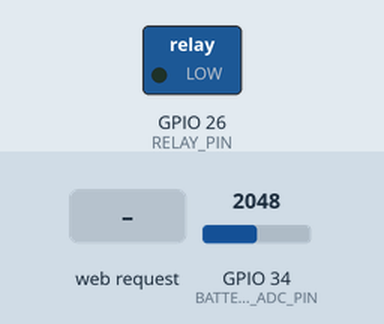
Simulated run of this sketch. Board: ESP32. On the bench: switched loads named in the sketch (green lamp = pin HIGH). The inputs (shaded band) are chosen by the test bench; at power-on: GPIO 34 (BATTERY_ADC_PIN) = 2048. WiFi joins after 1.5 s; servers stay silent unless stated; uploads are accepted with an empty reply; what the sketch prints to the serial monitor is not drawn.

Above: at 3.2 s.
3.3 s: HTTP request GET /on received
At 3.7 s:
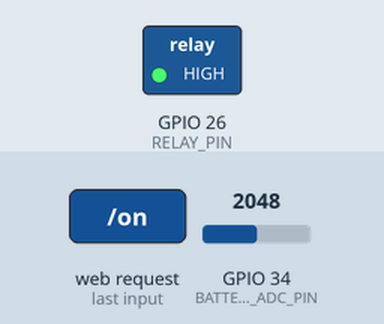
4.8 s: HTTP request GET /off received
At 6.1 s:
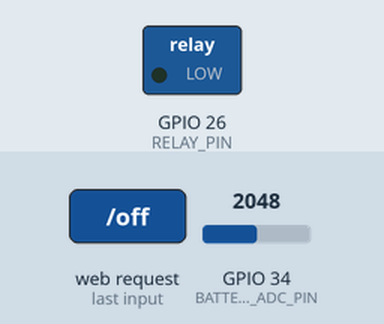
Timing chart, 0 to 7.8 s (numbered marks = the images above; inputs shaded):
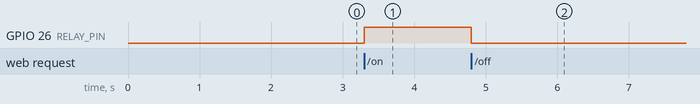

Measured:
- after the input at 3.3 s, GPIO 26 (RELAY_PIN): LOW → HIGH at once
- after the input at 4.8 s, GPIO 26 (RELAY_PIN): HIGH → LOW at once

The sketch:

esp32_relay_control.ino
```cpp
/*
  Smart EV Remote Charging & Auto Cut-Off System
  ESP32 Firmware Code (Arduino IDE)

  Description:
  - Connects to 2.4GHz Wi-Fi network.
  - Starts an HTTP REST API server on Port 80.
  - Handles /on and /off commands from Flask backend to drive Relay GPIO pin (GPIO 26).
  - Samples Li-ion battery terminal voltage via Voltage Divider on Analog Pin (GPIO 34 ADC).
  - Periodically transmits live battery voltage telemetry to Flask backend (/update_battery).
  - Returns current relay & hardware state via /status endpoint.
*/

#include <WiFi.h>
#include <WebServer.h>
#include <HTTPClient.h>

// ==============================================================================
// CONFIGURATION - WI-FI NETWORK CREDENTIALS & BACKEND TELEMETRY
// ==============================================================================
const char* ssid     = "YOUR_WIFI_NAME";     // Change to your Wi-Fi SSID
const char* password = "YOUR_WIFI_PASSWORD"; // Change to your Wi-Fi Password

// Flask backend server telemetry endpoint (Replace with your laptop/server IP)
const char* backend_server = "http://192.168.1.50:5000/update_battery";

// ==============================================================================
// HARDWARE PIN DEFINITIONS
// ==============================================================================
#define RELAY_PIN 26        // GPIO 26: Connected to 5V Relay IN pin (Active HIGH)
#define BATTERY_ADC_PIN 34  // GPIO 34: Analog input connected to Voltage Sensor / Divider

// ADC Voltage Divider Calibration constants
// For standard 5:1 voltage sensor module: V_in = V_adc * ((R1 + R2) / R2)
const float ADC_REF_VOLTAGE = 3.30;   // ESP32 ADC Reference Voltage (V)
const float ADC_RESOLUTION = 4095.0;  // 12-bit ADC Resolution
const float VOLTAGE_DIVIDER_RATIO = 5.0; // Divider ratio (5:1 sensor)

// Initialize WebServer on default HTTP Port 80
WebServer server(80);

// Variable to track physical relay status
bool isRelayON = false;

// Telemetry interval timer (send voltage every 3 seconds)
unsigned long lastTelemetryTime = 0;
const unsigned long TELEMETRY_INTERVAL_MS = 3000;

// ==============================================================================
// VOLTAGE MEASUREMENT HELPER FUNCTION
// ==============================================================================
float readBatteryVoltage() {
  // Read multi-sample average to filter ADC noise
  long rawSum = 0;
  const int samples = 16;
  for (int i = 0; i < samples; i++) {
    rawSum += analogRead(BATTERY_ADC_PIN);
    delay(2);
  }
  float avgRaw = (float)rawSum / samples;

  // Calculate voltage at ADC pin
  float vAdc = (avgRaw / ADC_RESOLUTION) * ADC_REF_VOLTAGE;

  // Scale by voltage divider factor to get battery terminal voltage
  float vBattery = vAdc * VOLTAGE_DIVIDER_RATIO;

  // Constrain to realistic 18650 range (0.0V - 5.0V)
  if (vBattery < 0.05) vBattery = 0.0;
  return vBattery;
}

// ==============================================================================
// HTTP HANDLER FUNCTIONS
// ==============================================================================

// Handle /on endpoint - Turn Relay ON (Active HIGH)
void handleOn() {
  digitalWrite(RELAY_PIN, HIGH);
  isRelayON = true;
  Serial.println("[ESP32] Received Command: TURN RELAY ON (HIGH)");

  server.sendHeader("Access-Control-Allow-Origin", "*");
  server.send(200, "text/plain", "RELAY_ON_OK");
}

// Handle /off endpoint - Turn Relay OFF (LOW)
void handleOff() {
  digitalWrite(RELAY_PIN, LOW);
  isRelayON = false;
  Serial.println("[ESP32] Received Command: TURN RELAY OFF (LOW)");

  server.sendHeader("Access-Control-Allow-Origin", "*");
  server.send(200, "text/plain", "RELAY_OFF_OK");
}

// Handle /status endpoint - Query relay and voltage state
void handleStatus() {
  float currentVoltage = readBatteryVoltage();
  String jsonResponse = "{\"relay_pin\":" + String(RELAY_PIN) +
                        ",\"state\":\"" + (isRelayON ? "ON" : "OFF") + "\"" +
                        ",\"voltage\":" + String(currentVoltage, 2) + "}";

  server.sendHeader("Access-Control-Allow-Origin", "*");
  server.send(200, "application/json", jsonResponse);
}

// Handle Root / endpoint
void handleRoot() {
  float v = readBatteryVoltage();
  String html = "<h1>Smart EV Remote Charging & Auto Cut-Off Controller</h1>";
  html += "<p>Relay Status: <b>" + String(isRelayON ? "ON" : "OFF") + "</b></p>";
  html += "<p>Battery Voltage: <b>" + String(v, 2) + " V</b></p>";
  html += "<p><a href='/on'><button>Turn ON</button></a> ";
  html += "<a href='/off'><button>Turn OFF</button></a></p>";

  server.send(200, "text/html", html);
}

// Handle 404 Not Found
void handleNotFound() {
  server.send(404, "text/plain", "404: Endpoint Not Found");
}

// ==============================================================================
// SEND TELEMETRY TO FLASK BACKEND
// ==============================================================================
void sendTelemetryToBackend() {
  if (WiFi.status() == WL_CONNECTED) {
    float voltage = readBatteryVoltage();
    HTTPClient http;
    http.begin(backend_server);
    http.addHeader("Content-Type", "application/json");

    String payload = "{\"voltage\":" + String(voltage, 2) + "}";
    int httpResponseCode = http.POST(payload);

    if (httpResponseCode > 0) {
      Serial.printf("[TELEMETRY] Sent voltage: %.2fV | HTTP Response: %d\n", voltage, httpResponseCode);
    } else {
      Serial.printf("[TELEMETRY ERROR] POST failed, error: %s\n", http.errorToString(httpResponseCode).c_str());
    }
    http.end();
  }
}

// ==============================================================================
// INITIAL SETUP FUNCTION
// ==============================================================================
void setup() {
  // Initialize Serial Communication for debugging
  Serial.begin(115200);
  delay(500);

  Serial.println("\n--------------------------------------------------");
  Serial.println("⚡ SMART EV REMOTE CHARGING & AUTO CUT-OFF SYSTEM ⚡");
  Serial.println("--------------------------------------------------");

  // Configure Relay Pin as Output
  pinMode(RELAY_PIN, OUTPUT);
  digitalWrite(RELAY_PIN, LOW); // Start with Relay OFF for safety

  // Configure ADC pin
  pinMode(BATTERY_ADC_PIN, INPUT);

  // Connect to Wi-Fi
  Serial.print("Connecting to Wi-Fi: ");
  Serial.println(ssid);
  WiFi.begin(ssid, password);

  // Wait until connected to Wi-Fi
  while (WiFi.status() != WL_CONNECTED) {
    delay(500);
    Serial.print(".");
  }

  // Connection successful! Print assigned IP address
  Serial.println("\n[Wi-Fi Connected!]");
  Serial.print("ESP32 IP Address: ");
  Serial.println(WiFi.localIP());
  Serial.println("➜ Copy this IP address and paste it into backend/app.py -> ESP32_IP");

  // Define HTTP Server Routing
  server.on("/", handleRoot);
  server.on("/on", handleOn);
  server.on("/off", handleOff);
  server.on("/status", handleStatus);
  server.onNotFound(handleNotFound);

  // Start Server
  server.begin();
  Serial.println("HTTP REST Web Server Started. Waiting for commands...\n");
}

// ==============================================================================
// MAIN LOOP FUNCTION
// ==============================================================================
void loop() {
  // Handle incoming HTTP client commands (/on, /off, /status)
  server.handleClient();

  // Periodically send battery voltage telemetry to Flask backend
  if (millis() - lastTelemetryTime >= TELEMETRY_INTERVAL_MS) {
    lastTelemetryTime = millis();
    sendTelemetryToBackend();
  }
}
```
